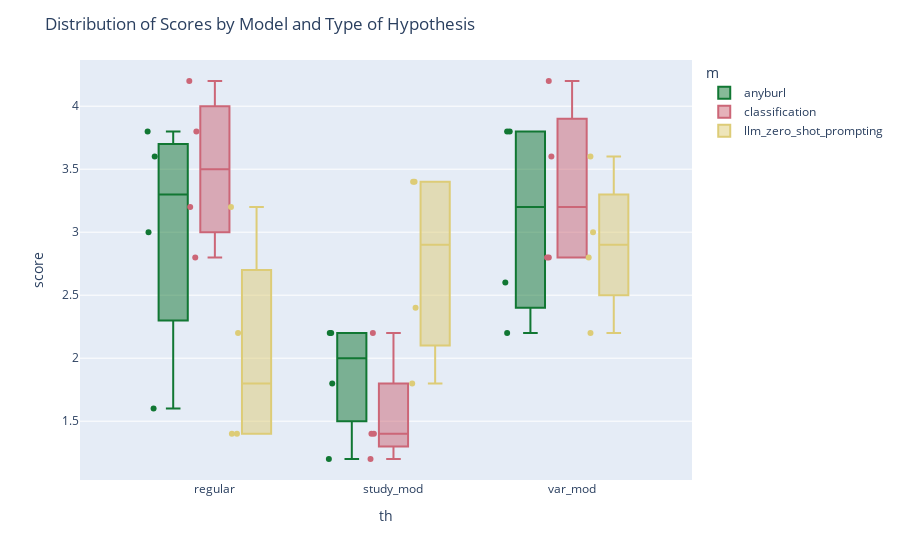

The cell this chart's notebook holds for it:
### Code cell
columns = ["user_id", "score", "th", "giv", "i_shuffled", "m"]
fig = px.box(ai_h[columns].groupby(["th", "giv", "i_shuffled", "m"]).agg({"score": "mean"}).reset_index(), x='th', y='score', color='m', points='all',
             #labels={'Score': 'Scores', 'Model': 'Models', 'Type of Hypothesis': 'Type of Hypothesis'}
             color_discrete_map=COLOR_PALETTE
             )
fig.update_layout(title='Distribution of Scores by Model and Type of Hypothesis')
fig.write_image("../visualisations/user_studies_ai_h_scores_mean.pdf", format='pdf')
fig.show()

### Figure 1 — Plotly figure (JSON) as saved in the notebook; plotly's stock layout.template omitted (floating-point values rounded to 4 significant figures)
{"data": [{"alignmentgroup": "True", "boxpoints": "all", "hovertemplate": "m=anyburl<br>th=%{x}<br>score=%{y}<extra></extra>", "legendgroup": "anyburl", "marker": {"color": "rgb(17, 119, 51)"}, "name": "anyburl", "notched": false, "offsetgroup": "anyburl", "orientation": "v", "showlegend": true, "type": "box", "x": ["regular", "regular", "regular", "regular", "study_mod", "study_mod", "study_mod", "study_mod", "var_mod", "var_mod", "var_mod", "var_mod"], "x0": " ", "xaxis": "x", "y": [1.6, 3.8, 3.6, 3, 1.8, 2.2, 2.2, 1.2, 3.8, 3.8, 2.6, 2.2], "y0": " ", "yaxis": "y"}, {"alignmentgroup": "True", "boxpoints": "all", "hovertemplate": "m=classification<br>th=%{x}<br>score=%{y}<extra></extra>", "legendgroup": "classification", "marker": {"color": "rgb(204, 102, 119)"}, "name": "classification", "notched": false, "offsetgroup": "classification", "orientation": "v", "showlegend": true, "type": "box", "x": ["regular", "regular", "regular", "regular", "study_mod", "study_mod", "study_mod", "study_mod", "var_mod", "var_mod", "var_mod", "var_mod"], "x0": " ", "xaxis": "x", "y": [3.8, 4.2, 2.8, 3.2, 1.4, 2.2, 1.4, 1.2, 3.6, 4.2, 2.8, 2.8], "y0": " ", "yaxis": "y"}, {"alignmentgroup": "True", "boxpoints": "all", "hovertemplate": "m=llm_zero_shot_prompting<br>th=%{x}<br>score=%{y}<extra></extra>", "legendgroup": "llm_zero_shot_prompting", "marker": {"color": "rgb(221, 204, 119)"}, "name": "llm_zero_shot_prompting", "notched": false, "offsetgroup": "llm_zero_shot_prompting", "orientation": "v", "showlegend": true, "type": "box", "x": ["regular", "regular", "regular", "regular", "study_mod", "study_mod", "study_mod", "study_mod", "var_mod", "var_mod", "var_mod", "var_mod"], "x0": " ", "xaxis": "x", "y": [1.4, 1.4, 2.2, 3.2, 1.8, 2.4, 3.4, 3.4, 3.6, 3, 2.2, 2.8], "y0": " ", "yaxis": "y"}], "layout": {"boxmode": "group", "legend": {"title": {"text": "m"}, "tracegroupgap": 0}, "margin": {"t": 60}, "title": {"text": "Distribution of Scores by Model and Type of Hypothesis"}, "xaxis": {"anchor": "y", "domain": [0, 1], "title": {"text": "th"}}, "yaxis": {"anchor": "x", "domain": [0, 1], "title": {"text": "score"}}}}
